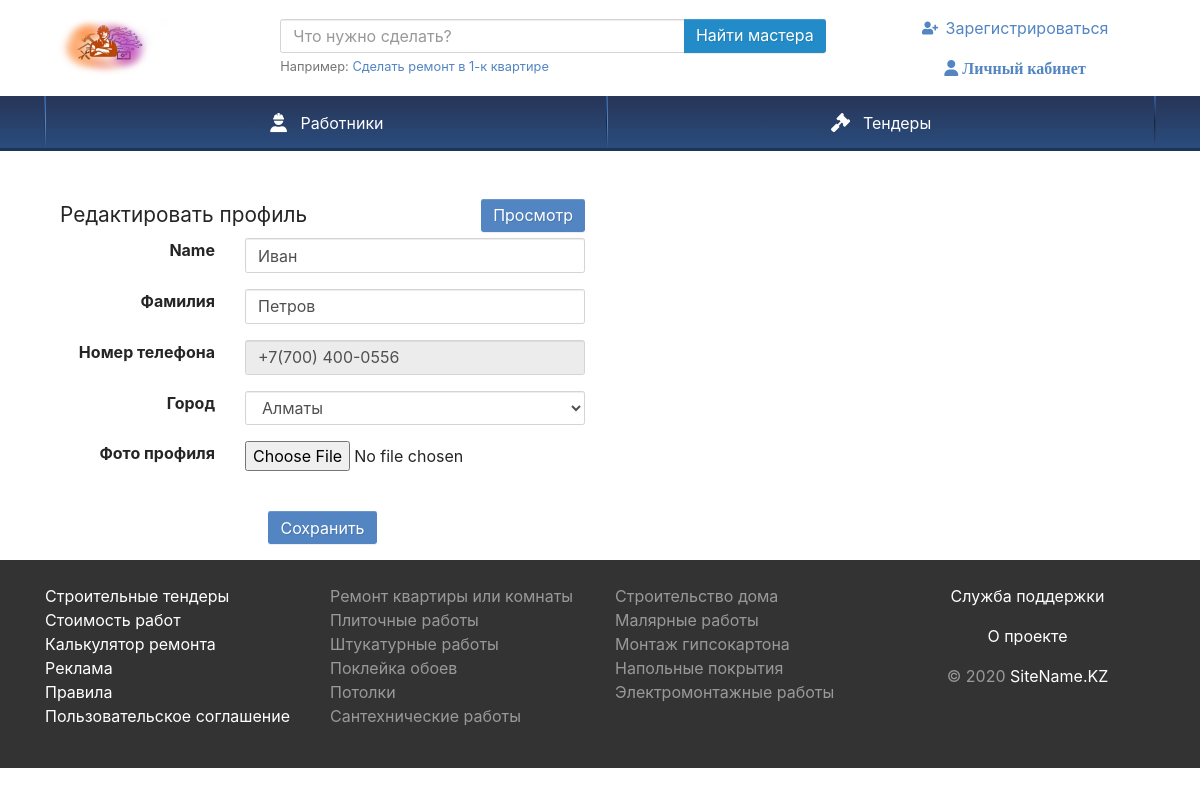
The page /edit.php (signed in) on the database its author committed.
### tables this page shows
CREATE TABLE `users` (
  `ID` int(11) NOT NULL,
  `NAME` varchar(255) NOT NULL,
  `LASTNAME` varchar(255) NOT NULL,
  `PHONE` varchar(255) NOT NULL,
  `TYPE` int(11) NOT NULL,
  `PASSWORD` varchar(255) NOT NULL,
  `STATUS` int(11) NOT NULL,
  `LOCATION` int(11) NOT NULL,
  `ABOUT` mediumtext NOT NULL,
  `AVATAR` varchar(100) NOT NULL,
  `POST_DATE` date DEFAULT NULL
);

CREATE TABLE `dic_country` (
  `ID` int(11) NOT NULL,
  `NAME` varchar(255) NOT NULL
);

### function.php (called while the page is built, shortened)
<?php
function Get_user_profile_data($user_id)
{
    require 'conn.php';
    $query = "SELECT u.*, d.name FROM `users` u, dic_country d where u.location = d.id and u.id = $user_id";
    $result = mysqli_query($link, $query) or die("Ошибка " . mysqli_error($link));
    $rows = mysqli_fetch_all($result, MYSQLI_ASSOC);
    return  $rows;
}
?>

### edit.php (the view, shortened to what this page needs)
<?php require 'Theme/blocks/header.php';
 require_once 'function.php';
?>
<div class="container">
<div class="col-sm-8 text-left">
<div class="row pt-5">
	<div class="col-md-9">
<?php
$result = Get_user_profile_data($_SESSION["id"]);
foreach($result as $row)
{ ?>
    <div class="panel panel-default">
			<div class="panel-heading">
				<div class="row">
					<div class="col-md-9">
						<h3 class="panel-title">Редактировать профиль</h3>
					</div>
					<div class="col-md-3" align="right">
						<a href="view.php" class="btn btn-primary btn-xs">Просмотр</a>
					</div>
				</div>
			</div>
			<div class="panel-body">
				<form method="post" action="edit.php" enctype="multipart/form-data">
					<div class="form-group">
						<div class="row">
							<label class="col-md-4" align="right">Name</label>
							<div class="col-md-8">
								<input type="text" name="user_name" id="user_name" class="form-control" value="<?php echo $row["NAME"];  ?>" />
							</div>
						</div>
					</div>
					<div class="form-group">
						<div class="row">
							<label class="col-md-4" align="right">Фамилия</label>
							<div class="col-md-8">
								<input type="text" name="lastname" id="lastname" class="form-control" value="<?php echo $row["LASTNAME"];  ?>" />
							</div>
						</div>
					</div>
					<div class="form-group">
						<div class="row">
							<label class="col-md-4" align="right">Номер телефона</label>
							<div class="col-md-8">
								<input type="text" disabled="" name="phone" id="phone" class="form-control" value="<?php echo $row["PHONE"]; ?>" />
							</div>
						</div>
					</div>
					<div class="form-group">
						<div class="row">
							<label class="col-md-4" align="right">Город</label>
							<div class="col-md-8">
								<select name="user_country" id="user_country" class="form-control">
                                <?php if($row['name']) { ?>
                                    <option selected="" value="<?php echo $row['ID']; ?>"><?php echo $row['name']; ?></option>
                                <?php } ?>
								</select>
							</div>
						</div>
					</div>
					<div class="form-group">
						<div class="row">
							<label class="col-md-4" align="right">Фото профиля</label>
							<div class="col-md-8">
								<input type="file" name="user_avatar" />
								<br />
								<br />
							</div>
						</div>
					</div>
					<div class="form-group" align="center">
						<input type="submit" name="edit" class="btn btn-primary" value="Сохранить" />
					</div>
				</form>
			</div>
		</div>
   </div>
</div>
<?php } ?>
</div>
</div>
        <?php require_once 'Theme/blocks/footer.php'; ?>

### rows shown on the page
users: user_name "Иван", lastname "Петров", phone "+7(700) 400-0556", user_country "Алматы"
